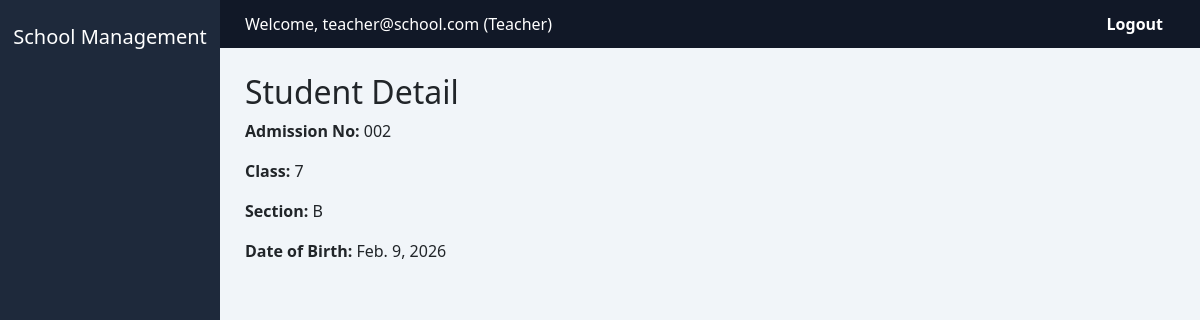
The app's page /students/2/ (signed in) with its own data.
### accounts/models.py (models this page shows, shortened)
class CustomUser(AbstractUser):
    username = None
    email = models.EmailField(unique=True)
    ROLE_CHOICES = (
        ('ADMIN','Admin'),
        ('TEACHER','Teacher'),
        ('STUDENT','Student'),
        ('PARENT','Parent'),
    )
    role = models.CharField(max_length=10, choices=ROLE_CHOICES)
    USERNAME_FIELD = 'email'
    REQUIRED_FIELDS = []
    objects = CustomUserManager()

### profiles/models.py (models this page shows, shortened)
class StudentProfile(models.Model):
    user = models.OneToOneField(CustomUser, on_delete=models.CASCADE)
    admission_no = models.CharField(max_length=20, unique=True)
    class_name = models.CharField(max_length=20)
    section = models.CharField(max_length=10)
    date_of_birth = models.DateField()

### profiles/views.py (the view)
# urls.py: path('students/<int:student_id>/', views.student_detail, name='student_detail'),
def student_detail(request, student_id):
    student = get_object_or_404(StudentProfile, id=student_id)
    if not can_view_student(request.user, student):
        return HttpResponseForbidden("Not allowed")
    return render(request, "student/detail.html", {"student": student})

### accounts/permissions.py (called while the page is built)
def can_view_student(user, student_profile):
    if user.role == "ADMIN":
        return True
    if user.role == "TEACHER":
        return True
    if user.role == "STUDENT":
        return student_profile.user == user
    if user.role == "PARENT":
        return student_profile in user.parentprofile.students.all()
    return False

### audit/utils.py (called while the page is built)
def get_client_ip(request):
    x_forwarded_for = request.META.get('HTTP_X_FORWARDED_FOR')
    if x_forwarded_for:
        return x_forwarded_for.split(',')[0]
    return request.META.get('REMOTE_ADDR')

### templates/student/detail.html
{% extends "dashboard/base.html" %}
{% block content %}
<h2>Student Detail</h2>
<p><strong>Admission No:</strong> {{ student.admission_no }}</p>
<p><strong>Class:</strong> {{ student.class_name }}</p>
<p><strong>Section:</strong> {{ student.section }}</p>
<p><strong>Date of Birth:</strong> {{ student.date_of_birth }}</p>
{% endblock %}

### dashboard/templates/dashboard/base.html (shortened to what this page needs)
{% load static %}
<!DOCTYPE html>
<html>
<head>
    <link href="https://cdn.jsdelivr.net/npm/bootstrap@5.3.2/dist/css/bootstrap.min.css" rel="stylesheet">
    <link rel="stylesheet" href="{% static 'css/style.css' %}">
</head>
<body>
<div class="sidebar">
    <h5 class="text-center mb-4">School Management</h5>
</div>
<div class="topbar d-flex justify-content-between">
    <div>
        Welcome, {{ request.user.email }} ({{ request.user.role|title }})
    </div>
    <div>
        <a href="{% url 'logout' %}" class="logout-btn">Logout</a>
    </div>
</div>
<div class="content">
    {% block content %}{% endblock %}
</div>
</body>
</html>

### static/css/style.css (style rules this page uses)
* { margin: 0; padding: 0; box-sizing: border-box; font-family: 'Segoe UI', 'Arial', sans-serif; }
body { background-color: #f1f5f9; min-height: 100vh; }
.sidebar { height: 100vh; background-color: #1e293b; color: white; padding-top: 25px; position: fixed; width: 220px; transition: width 0.3s ease; }
.topbar { background-color: #111827; color: white; padding: 12px 25px; margin-left: 220px; display: flex; justify-content: space-between; align-items: center; }
.logout-btn { color: white; text-decoration: none; font-weight: 600; padding: 6px 12px; border-radius: 6px; transition: 0.2s; }
.content { margin-left: 220px; padding: 25px; }

### records on screen
CustomUser: user.email "teacher@school.com", user.role "Teacher"
StudentProfile: admission_no "002", class_name "7", section "B", date_of_birth "Feb. 9, 2026"
